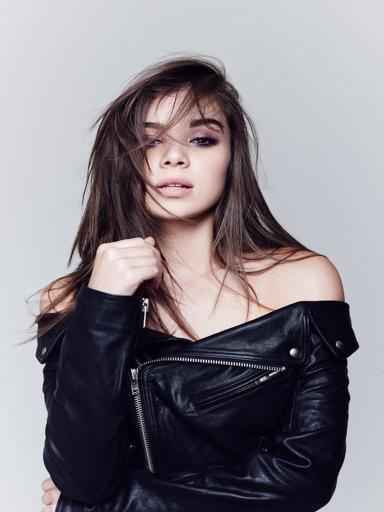
#> input picture xilinx/Examples/Parthu/Images/Image Entire Row Parallel/hailee_resized2.jpg, 384 x 512 px; the run also reads 1 picture not shown here
$ jupyter execute --allow-errors Untitled.ipynb
#> lines starting #> are read from the running program, lines starting #| are printed output that depends on the picture
# One

#> (a cell that did not finish here is left out)

[cell 2]
import pynq
from pynq import Overlay
from pynq.lib.dma import DMA
import numpy as np
from pynq import allocate
import cv2
import matplotlib.pyplot as plt

# Load the overlay that includes the row_parallel_processor module
#> (the rest of this cell did not finish here and is left out)

[cell 3]
# Reading image
image_path = "hailee_resized2.jpg"  # Path to your image
image = cv2.imread(image_path, cv2.IMREAD_GRAYSCALE)  # Read as grayscale
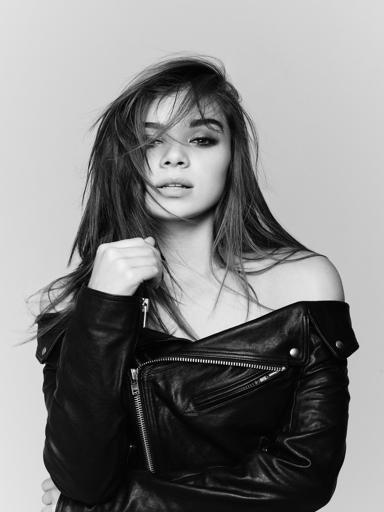
#> image: shape (512, 384); min 0, max 255, mean 131.1
height, width = image.shape
#> height = 512; width = 384
print(f"Image Height: {height}, Width: {width}")
#| Image Height: 512, Width: 384

plt.figure(figsize=(6, 6))
plt.title("Original Image")
plt.imshow(image, cmap='gray')
plt.axis('off')
plt.show()


# Preparing to process the image in rows
rows = height
#> rows = 512
row_size = width  # Each row has 480 pixels
#> row_size = 384
chunk_size = row_size  # Each chunk to process is one row
#> chunk_size = 384

# Allocating buffers for DMA transfer
#> (the rest of this cell did not finish here and is left out)

#> (a cell that did not finish here is left out)

[cell 5]
# Display the processed image
plt.figure(figsize=(6, 6))
plt.title("Processed Image")
#> (the rest of this cell did not finish here and is left out)

# one -> color Image

[cell 6]
import pynq
from pynq import Overlay
from pynq.lib.dma import DMA
import numpy as np
from pynq import allocate
import cv2
import matplotlib.pyplot as plt
import time

# Load the overlay that includes the row_parallel_processor module
#> (the rest of this cell did not finish here and is left out)

[cell 7]
import pynq
from pynq import Overlay
from pynq.lib.dma import DMA
import numpy as np
from pynq import allocate
import cv2
import time
import matplotlib.pyplot as plt
# Load the overlay that includes the axi_dma_loopback module
#> (the rest of this cell did not finish here and is left out)

# Two 8 pixels (8*8 = 64)

[cell 8]
import pynq
from pynq import Overlay
from pynq.lib.dma import DMA
import numpy as np
from pynq import allocate
import cv2
import matplotlib.pyplot as plt

# Load the overlay that includes the row_parallel_processor module
#> (the rest of this cell did not finish here and is left out)

[cell 9]
# Reading image
image_path = "hailee_resized2.jpg"  # Path to your image
image = cv2.imread(image_path, cv2.IMREAD_GRAYSCALE)  # Read as grayscale
height, width = image.shape
print(f"Image Height: {height}, Width: {width}")
#| Image Height: 512, Width: 384

[cell 10]
plt.figure(figsize=(6, 6))
plt.title("Original Image")
plt.imshow(image, cmap='gray')
plt.axis('off')
plt.show()

# Parameters for processing
rows = height
pixels_per_chunk = 8  # Number of pixels processed at once (8 pixels)
chunks_per_row = width // pixels_per_chunk  # Number of 8-pixel chunks per row
#> chunks_per_row = 48
chunk_size = pixels_per_chunk  # Number of pixels per chunk

#> (a cell that did not finish here is left out)

[cell 12]
processed_image = np.zeros((height, width), dtype=np.uint8)  # Grayscale image

[cell 13]
start_time = time.time()

#> (the rest of this cell did not finish here and is left out)

[cell 14]
# Display the processed image
plt.figure(figsize=(6, 6))
plt.title("Processed Image")
plt.imshow(processed_image)
plt.axis('off')
plt.show()
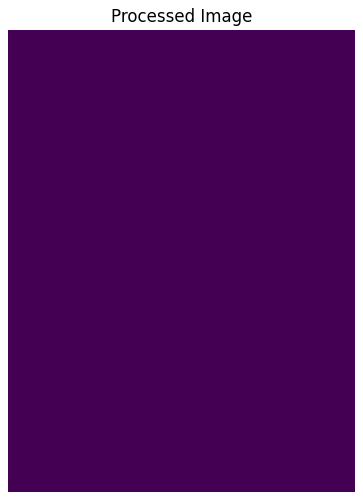
#> figure drawn by matplotlib, 1 panel

# two -> color image

[cell 15]
import pynq
from pynq import Overlay
from pynq.lib.dma import DMA
import numpy as np
from pynq import allocate
import cv2
import matplotlib.pyplot as plt
import time  # Importing the time module

# Load the overlay that includes the row_parallel_processor module
#> (the rest of this cell did not finish here and is left out)

[cell 16]
# Reading color image (3 channels: RGB)
image_path = "hailee_resized.jpg"  # Path to your image
image = cv2.imread(image_path, cv2.IMREAD_COLOR)  # Read as color (BGR)
height, width, channels = image.shape
#> height = 640; width = 480; channels = 3
print(f"Image Height: {height}, Width: {width}, Channels: {channels}")
#| Image Height: 640, Width: 480, Channels: 3

# Convert from BGR to RGB for display and processing
image = cv2.cvtColor(image, cv2.COLOR_BGR2RGB)

plt.figure(figsize=(6, 6))
plt.title("Original Image")
plt.imshow(image)
plt.axis('off')
plt.show()

# Check if image width is compatible (480 pixels)
if width != 480:
    raise ValueError("Image width must be 480 pixels.")

[cell 17]
# Parameters for processing
rows = height
#> rows = 640
pixels_per_chunk = 8  # Number of pixels processed at once (8 pixels)
chunks_per_row = width // pixels_per_chunk  # Number of 8-pixel chunks per row
#> chunks_per_row = 60
chunk_size = pixels_per_chunk * channels  # 8 pixels * 3 channels = 24 bytes per chunk
#> chunk_size = 24

# Allocating buffers for DMA transfer (each buffer holds one chunk for one channel)
#> (the rest of this cell did not finish here and is left out)
